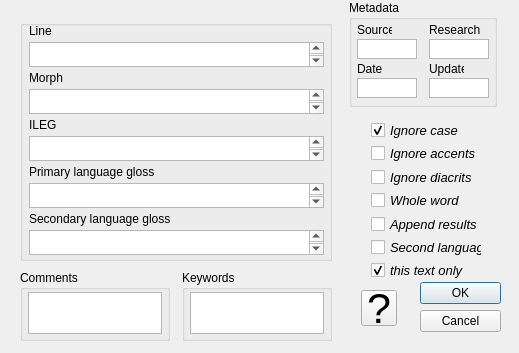
<?xml version="1.0" encoding="UTF-8"?>
<ui version="4.0">
 <class>SearchTexts</class>
 <widget class="QDialog" name="SearchTexts">
  <property name="geometry">
   <rect>
    <x>0</x>
    <y>0</y>
    <width>519</width>
    <height>353</height>
   </rect>
  </property>
  <property name="windowTitle">
   <string>Dialog</string>
  </property>
  <property name="toolTip">
   <string>select search help (?) below for instructions</string>
  </property>
  <widget class="QDialogButtonBox" name="buttonBox">
   <property name="geometry">
    <rect>
     <x>420</x>
     <y>282</y>
     <width>81</width>
     <height>51</height>
    </rect>
   </property>
   <property name="orientation">
    <enum>Qt::Vertical</enum>
   </property>
   <property name="standardButtons">
    <set>QDialogButtonBox::Cancel|QDialogButtonBox::Ok</set>
   </property>
  </widget>
  <widget class="QGroupBox" name="groupBox">
   <property name="geometry">
    <rect>
     <x>349</x>
     <y>0</y>
     <width>148</width>
     <height>107</height>
    </rect>
   </property>
   <property name="title">
    <string>Metadata</string>
   </property>
   <widget class="QPlainTextEdit" name="Source">
    <property name="geometry">
     <rect>
      <x>8</x>
      <y>39</y>
      <width>60</width>
      <height>20</height>
     </rect>
    </property>
    <property name="font">
     <font>
      <pointsize>9</pointsize>
     </font>
    </property>
    <property name="verticalScrollBarPolicy">
     <enum>Qt::ScrollBarAlwaysOff</enum>
    </property>
   </widget>
   <widget class="QPlainTextEdit" name="Researcher">
    <property name="geometry">
     <rect>
      <x>80</x>
      <y>39</y>
      <width>60</width>
      <height>20</height>
     </rect>
    </property>
    <property name="font">
     <font>
      <pointsize>9</pointsize>
     </font>
    </property>
    <property name="verticalScrollBarPolicy">
     <enum>Qt::ScrollBarAlwaysOff</enum>
    </property>
   </widget>
   <widget class="QPlainTextEdit" name="Date">
    <property name="geometry">
     <rect>
      <x>8</x>
      <y>78</y>
      <width>60</width>
      <height>20</height>
     </rect>
    </property>
    <property name="font">
     <font>
      <pointsize>9</pointsize>
     </font>
    </property>
    <property name="verticalScrollBarPolicy">
     <enum>Qt::ScrollBarAlwaysOff</enum>
    </property>
   </widget>
   <widget class="QPlainTextEdit" name="Updated">
    <property name="geometry">
     <rect>
      <x>80</x>
      <y>78</y>
      <width>60</width>
      <height>20</height>
     </rect>
    </property>
    <property name="font">
     <font>
      <pointsize>9</pointsize>
     </font>
    </property>
    <property name="verticalScrollBarPolicy">
     <enum>Qt::ScrollBarAlwaysOff</enum>
    </property>
   </widget>
   <widget class="QLabel" name="label">
    <property name="geometry">
     <rect>
      <x>8</x>
      <y>22</y>
      <width>35</width>
      <height>16</height>
     </rect>
    </property>
    <property name="font">
     <font>
      <pointsize>9</pointsize>
     </font>
    </property>
    <property name="text">
     <string>Source</string>
    </property>
   </widget>
   <widget class="QLabel" name="label_2">
    <property name="geometry">
     <rect>
      <x>80</x>
      <y>22</y>
      <width>51</width>
      <height>16</height>
     </rect>
    </property>
    <property name="font">
     <font>
      <pointsize>9</pointsize>
     </font>
    </property>
    <property name="text">
     <string>Researcher</string>
    </property>
   </widget>
   <widget class="QLabel" name="label_3">
    <property name="geometry">
     <rect>
      <x>8</x>
      <y>61</y>
      <width>35</width>
      <height>16</height>
     </rect>
    </property>
    <property name="font">
     <font>
      <pointsize>9</pointsize>
     </font>
    </property>
    <property name="text">
     <string>Date</string>
    </property>
   </widget>
   <widget class="QLabel" name="label_4">
    <property name="geometry">
     <rect>
      <x>80</x>
      <y>61</y>
      <width>35</width>
      <height>16</height>
     </rect>
    </property>
    <property name="font">
     <font>
      <pointsize>9</pointsize>
     </font>
    </property>
    <property name="text">
     <string>Updated</string>
    </property>
   </widget>
  </widget>
  <widget class="QGroupBox" name="groupBox_2">
   <property name="geometry">
    <rect>
     <x>20</x>
     <y>270</y>
     <width>150</width>
     <height>71</height>
    </rect>
   </property>
   <property name="title">
    <string>Comments</string>
   </property>
   <widget class="QPlainTextEdit" name="Comments">
    <property name="geometry">
     <rect>
      <x>8</x>
      <y>22</y>
      <width>134</width>
      <height>42</height>
     </rect>
    </property>
   </widget>
  </widget>
  <widget class="QGroupBox" name="groupBox_3">
   <property name="geometry">
    <rect>
     <x>182</x>
     <y>270</y>
     <width>150</width>
     <height>71</height>
    </rect>
   </property>
   <property name="title">
    <string>Keywords</string>
   </property>
   <widget class="QPlainTextEdit" name="Keywords">
    <property name="geometry">
     <rect>
      <x>8</x>
      <y>22</y>
      <width>134</width>
      <height>42</height>
     </rect>
    </property>
   </widget>
  </widget>
  <widget class="QGroupBox" name="groupBox_4">
   <property name="geometry">
    <rect>
     <x>20</x>
     <y>20</y>
     <width>312</width>
     <height>241</height>
    </rect>
   </property>
   <property name="title">
    <string/>
   </property>
   <widget class="QWidget" name="verticalLayoutWidget">
    <property name="geometry">
     <rect>
      <x>1</x>
      <y>0</y>
      <width>311</width>
      <height>241</height>
     </rect>
    </property>
    <layout class="QVBoxLayout" name="verticalLayout">
     <property name="spacing">
      <number>0</number>
     </property>
     <property name="leftMargin">
      <number>8</number>
     </property>
     <property name="rightMargin">
      <number>8</number>
     </property>
     <item>
      <widget class="QLabel" name="label_5">
       <property name="maximumSize">
        <size>
         <width>16777215</width>
         <height>16</height>
        </size>
       </property>
       <property name="font">
        <font>
         <pointsize>9</pointsize>
        </font>
       </property>
       <property name="text">
        <string>Line</string>
       </property>
      </widget>
     </item>
     <item>
      <widget class="QPlainTextEdit" name="Line">
       <property name="minimumSize">
        <size>
         <width>295</width>
         <height>25</height>
        </size>
       </property>
       <property name="maximumSize">
        <size>
         <width>295</width>
         <height>25</height>
        </size>
       </property>
       <property name="font">
        <font>
         <pointsize>11</pointsize>
        </font>
       </property>
      </widget>
     </item>
     <item>
      <widget class="QLabel" name="label_6">
       <property name="maximumSize">
        <size>
         <width>16777215</width>
         <height>16</height>
        </size>
       </property>
       <property name="font">
        <font>
         <pointsize>9</pointsize>
        </font>
       </property>
       <property name="text">
        <string>Morph</string>
       </property>
      </widget>
     </item>
     <item>
      <widget class="QPlainTextEdit" name="Morph">
       <property name="maximumSize">
        <size>
         <width>295</width>
         <height>25</height>
        </size>
       </property>
       <property name="font">
        <font>
         <pointsize>11</pointsize>
        </font>
       </property>
      </widget>
     </item>
     <item>
      <widget class="QLabel" name="label_7">
       <property name="maximumSize">
        <size>
         <width>16777215</width>
         <height>16</height>
        </size>
       </property>
       <property name="font">
        <font>
         <pointsize>9</pointsize>
        </font>
       </property>
       <property name="text">
        <string>ILEG</string>
       </property>
      </widget>
     </item>
     <item>
      <widget class="QPlainTextEdit" name="ILEG">
       <property name="maximumSize">
        <size>
         <width>295</width>
         <height>25</height>
        </size>
       </property>
       <property name="font">
        <font>
         <pointsize>11</pointsize>
        </font>
       </property>
      </widget>
     </item>
     <item>
      <widget class="QLabel" name="label_8">
       <property name="maximumSize">
        <size>
         <width>16777215</width>
         <height>16</height>
        </size>
       </property>
       <property name="font">
        <font>
         <pointsize>9</pointsize>
        </font>
       </property>
       <property name="text">
        <string>Primary language gloss</string>
       </property>
      </widget>
     </item>
     <item>
      <widget class="QPlainTextEdit" name="L1Gloss">
       <property name="maximumSize">
        <size>
         <width>295</width>
         <height>25</height>
        </size>
       </property>
       <property name="font">
        <font>
         <pointsize>11</pointsize>
        </font>
       </property>
      </widget>
     </item>
     <item>
      <widget class="QLabel" name="label_9">
       <property name="maximumSize">
        <size>
         <width>16777215</width>
         <height>16</height>
        </size>
       </property>
       <property name="font">
        <font>
         <pointsize>9</pointsize>
        </font>
       </property>
       <property name="text">
        <string>Secondary language gloss</string>
       </property>
      </widget>
     </item>
     <item>
      <widget class="QPlainTextEdit" name="L2Gloss">
       <property name="maximumSize">
        <size>
         <width>295</width>
         <height>25</height>
        </size>
       </property>
       <property name="font">
        <font>
         <pointsize>11</pointsize>
        </font>
       </property>
      </widget>
     </item>
    </layout>
   </widget>
  </widget>
  <widget class="QWidget" name="verticalLayoutWidget_2">
   <property name="geometry">
    <rect>
     <x>371</x>
     <y>121</y>
     <width>111</width>
     <height>158</height>
    </rect>
   </property>
   <layout class="QVBoxLayout" name="verticalLayout_2">
    <item>
     <widget class="QCheckBox" name="caseBtn">
      <property name="font">
       <font>
        <pointsize>10</pointsize>
        <italic>true</italic>
       </font>
      </property>
      <property name="toolTip">
       <string>Perform case-insensitive searches</string>
      </property>
      <property name="text">
       <string>Ignore case</string>
      </property>
      <property name="checked">
       <bool>true</bool>
      </property>
     </widget>
    </item>
    <item>
     <widget class="QCheckBox" name="accentBtn">
      <property name="font">
       <font>
        <pointsize>10</pointsize>
        <italic>true</italic>
       </font>
      </property>
      <property name="toolTip">
       <string>Perform searches that ignore lexical accent.
Search term must contain no accented characters.</string>
      </property>
      <property name="text">
       <string>Ignore accents</string>
      </property>
     </widget>
    </item>
    <item>
     <widget class="QCheckBox" name="diacritBtn">
      <property name="font">
       <font>
        <pointsize>10</pointsize>
        <italic>true</italic>
       </font>
      </property>
      <property name="toolTip">
       <string>Perform searches that ignore diacritics. 
Search term must contain no diacritics.</string>
      </property>
      <property name="text">
       <string>Ignore diacrits</string>
      </property>
     </widget>
    </item>
    <item>
     <widget class="QCheckBox" name="wholeWordBtn">
      <property name="font">
       <font>
        <pointsize>10</pointsize>
        <italic>true</italic>
       </font>
      </property>
      <property name="text">
       <string>Whole word</string>
      </property>
     </widget>
    </item>
    <item>
     <widget class="QCheckBox" name="appendBtn">
      <property name="font">
       <font>
        <pointsize>10</pointsize>
        <italic>true</italic>
       </font>
      </property>
      <property name="toolTip">
       <string>Search results will not overwrite the results
of previous searches on &quot;Search&quot; card.</string>
      </property>
      <property name="text">
       <string>Append results</string>
      </property>
     </widget>
    </item>
    <item>
     <widget class="QCheckBox" name="setLangBtn">
      <property name="font">
       <font>
        <pointsize>10</pointsize>
        <italic>true</italic>
       </font>
      </property>
      <property name="text">
       <string>Second language</string>
      </property>
     </widget>
    </item>
    <item>
     <widget class="QCheckBox" name="limitBtn">
      <property name="font">
       <font>
        <pointsize>10</pointsize>
        <italic>true</italic>
       </font>
      </property>
      <property name="text">
       <string>this text only</string>
      </property>
      <property name="checked">
       <bool>true</bool>
      </property>
     </widget>
    </item>
   </layout>
  </widget>
  <widget class="QToolButton" name="textSearchHelpBtn">
   <property name="geometry">
    <rect>
     <x>361</x>
     <y>290</y>
     <width>36</width>
     <height>36</height>
    </rect>
   </property>
   <property name="font">
    <font>
     <pointsize>32</pointsize>
    </font>
   </property>
   <property name="toolTip">
    <string>search help</string>
   </property>
   <property name="text">
    <string>?</string>
   </property>
  </widget>
 </widget>
 <tabstops>
  <tabstop>Line</tabstop>
  <tabstop>Morph</tabstop>
  <tabstop>ILEG</tabstop>
  <tabstop>L1Gloss</tabstop>
  <tabstop>L2Gloss</tabstop>
  <tabstop>Comments</tabstop>
  <tabstop>Keywords</tabstop>
  <tabstop>Source</tabstop>
  <tabstop>Researcher</tabstop>
  <tabstop>Date</tabstop>
  <tabstop>Updated</tabstop>
  <tabstop>limitBtn</tabstop>
  <tabstop>caseBtn</tabstop>
  <tabstop>buttonBox</tabstop>
  <tabstop>accentBtn</tabstop>
  <tabstop>diacritBtn</tabstop>
  <tabstop>appendBtn</tabstop>
 </tabstops>
 <resources/>
 <connections>
  <connection>
   <sender>buttonBox</sender>
   <signal>accepted()</signal>
   <receiver>SearchTexts</receiver>
   <slot>accept()</slot>
   <hints>
    <hint type="sourcelabel">
     <x>248</x>
     <y>254</y>
    </hint>
    <hint type="destinationlabel">
     <x>157</x>
     <y>274</y>
    </hint>
   </hints>
  </connection>
  <connection>
   <sender>buttonBox</sender>
   <signal>rejected()</signal>
   <receiver>SearchTexts</receiver>
   <slot>reject()</slot>
   <hints>
    <hint type="sourcelabel">
     <x>316</x>
     <y>260</y>
    </hint>
    <hint type="destinationlabel">
     <x>286</x>
     <y>274</y>
    </hint>
   </hints>
  </connection>
 </connections>
</ui>
